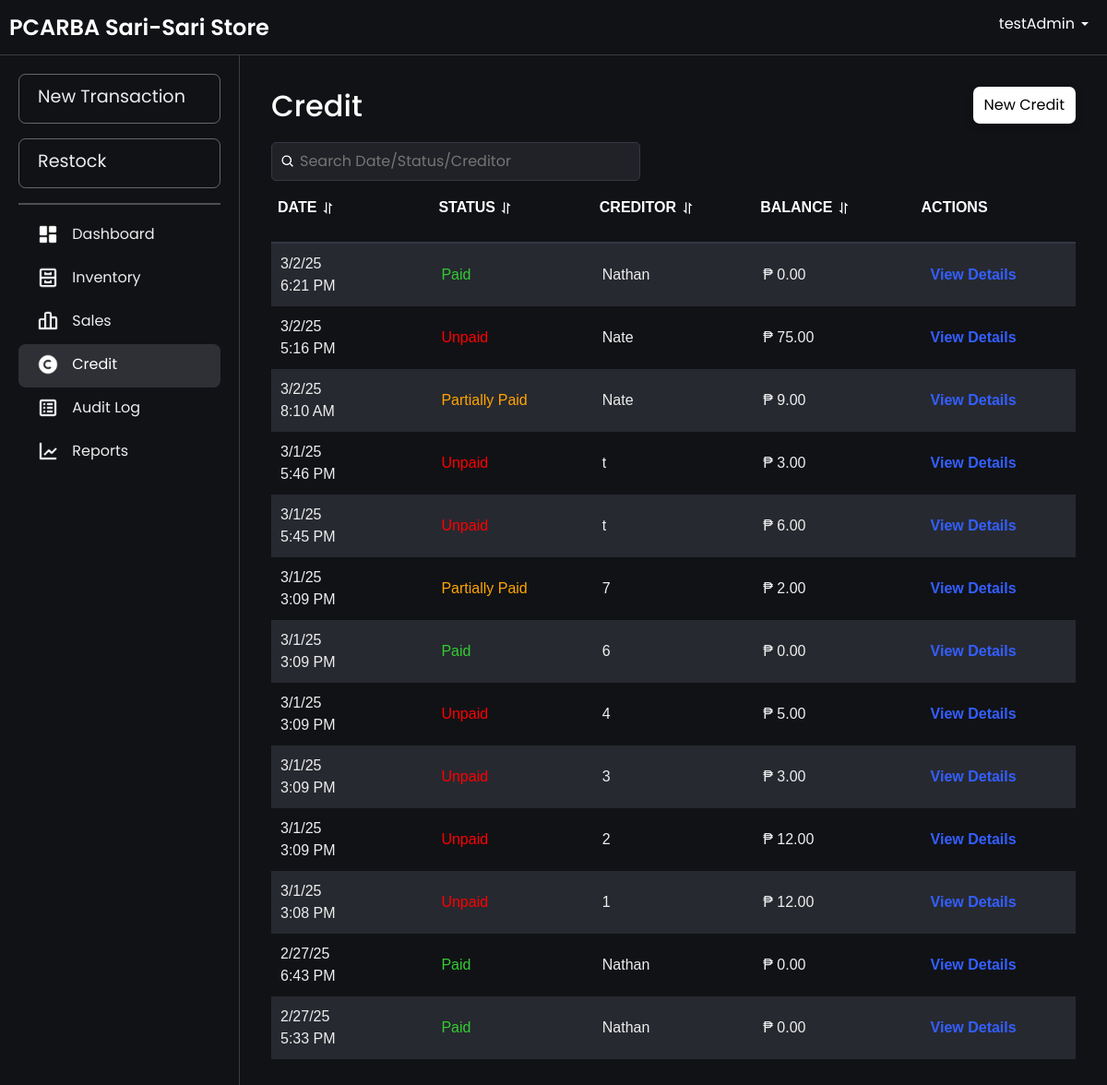
The app's page /credit.php (signed in) with its own data.
### tables this page shows
CREATE TABLE `credits` (
  `creditId` int(11) NOT NULL AUTO_INCREMENT,
  `paymentStatus` enum('Paid','Unpaid','Partially Paid') DEFAULT 'Unpaid',
  `lastUpdated` timestamp NOT NULL DEFAULT current_timestamp() ON UPDATE current_timestamp(),
  `transactionDate` timestamp NOT NULL DEFAULT current_timestamp(),
  `creditorId` int(11) NOT NULL,
  `userId` int(11) NOT NULL,
  PRIMARY KEY (`creditId`),
  KEY `users_credits` (`userId`),
  KEY `creditor_credits` (`creditorId`),
  CONSTRAINT `creditor_credits` FOREIGN KEY (`creditorId`) REFERENCES `creditor` (`creditorId`) ON DELETE CASCADE,
  CONSTRAINT `users_credits` FOREIGN KEY (`userId`) REFERENCES `users` (`userId`)
);

CREATE TABLE `creditor` (
  `creditorId` int(11) NOT NULL AUTO_INCREMENT,
  `customerName` varchar(100) NOT NULL,
  `phoneNumber` varchar(15) DEFAULT NULL,
  `amountPaid` decimal(10,2) DEFAULT NULL,
  `creditBalance` decimal(10,2) NOT NULL,
  PRIMARY KEY (`creditorId`)
);

### htdocs/credit.php (the view, shortened to what this page needs)
<?php
include 'db.php';
$query = "SELECT c.creditId, c.transactionDate, c.paymentStatus, cr.creditBalance, cr.customerName
          FROM credits c
          JOIN creditor cr ON c.creditorId = cr.creditorId
          ORDER BY c.transactionDate DESC";
$result = $conn->query($query);
$credits = $result->fetch_all(MYSQLI_ASSOC);
?>
<!DOCTYPE html>
<html lang="en">
<head>
    <link rel="stylesheet" href="css/bootstrap.min.css">
    <link rel="stylesheet" href="css/layer1.css">
</head>
<body>
    <?php include 'navbar.php'; ?>
    <div class="main-content fade-in">
        <div class="container">
            <div class="header-container">
                <h2>Credit</h2>
                <div class="button">
                    <a href="addCredit.php">New Credit</a>
                </div>
                <div class="search-container">
                    <div class="search-wrapper">
                        <img src="images/search-icon.png" alt="Search" class="search-icon">
                        <input type="text" id="searchBar" placeholder="Search Date/Status/Creditor" onkeyup="filterCredits(); toggleClearIcon();">
                    </div>
                </div>
            </div>
            <div class="table-wrapper">
                <table id="creditsTable" data-sort-order="asc">
                    <thead>
                        <tr align="left">
                            <th onclick="sortTable(0)">Date <span class="sort-icon"><img src="images/sort.png" alt="sort"></span></th>
                            <th onclick="sortTable(1)">Status <span class="sort-icon"><img src="images/sort.png" alt="sort"></span></th>
                            <th onclick="sortTable(2)">Creditor <span class="sort-icon"><img src="images/sort.png" alt="sort"></span></th>
                            <th onclick="sortTable(3)">Balance <span class="sort-icon"><img src="images/sort.png" alt="sort"></span></th>
                            <th>Actions</th>
                        </tr>
                    </thead>
                    <tbody>
                        <?php if (empty($credits)) { ?>
                            <tr>
                                <td colspan="5" style="text-align: center;">No credit records found. <a href="addCredit.php">Create a new credit</a>.</td>
                            </tr>
                        <?php } else { ?>
                            <?php foreach ($credits as $credit) {
                                $statusClass = '';
                                if ($credit['paymentStatus'] == "Unpaid") {
                                    $statusClass = 'unpaid';
                                } elseif ($credit['paymentStatus'] == "Partially Paid") {
                                    $statusClass = 'partial';
                                } else {
                                    $statusClass = 'paid';
                                }
                                $date = !empty($credit['transactionDate'])
                                    ? date("n/j/y", strtotime($credit['transactionDate'])) . "<br>" . date("g:i A", strtotime($credit['transactionDate']))
                                    : 'N/A';
                            ?>
                                <tr>
                                    <td data-date="<?php echo $credit['transactionDate']; ?>"><?php echo $date; ?></td>
                                    <td class="<?php echo $statusClass; ?>"><?php echo htmlspecialchars($credit['paymentStatus']); ?></td>
                                    <td><?php echo htmlspecialchars($credit['customerName']); ?></td>
                                    <td>₱ <?php echo htmlspecialchars($credit['creditBalance']); ?></td>
                                    <td>
                                        <a href="credit_details.php?creditId=<?php echo $credit['creditId']; ?>" class="view-details">
                                            <span>View Details</span>
                                        </a>
                                    </td>
                                </tr>
                            <?php } ?>
                        <?php } ?>
                    </tbody>
                </table>
            </div>
        </div>
    </div>
</body>
</html>

### htdocs/css/layer1.css (style rules this page uses)
.fade-in { animation: fadeInAnimation ease .1s; -webkit-animation: fadeInAnimation ease 1s; -moz-animation: fadeInAnimation ease 1s; -o-animation: fadeInAnimation ease 1s; -ms-animation: fadeInAnimation ease 1s; }
body { background-color: rgb(17, 18, 22); font-family: "Poppins", serif; color: white; }

### htdocs/credit.php (style rules this page uses)
.search-container { margin-top: 10px; display: flex; justify-content: space-between; align-items: center; position: relative; width: 100%; }
.header-container { display: flex; align-items: center; flex-wrap: wrap; flex-direction: row; justify-content: space-between; position: relative; padding: 10px; }
.search-wrapper { display: flex; align-items: center; position: relative; width: 100%; max-width: 400px; }
.search-wrapper .search-icon { position: absolute; left: 10px; width: 16px; height: 16px; }
.search-wrapper input { padding: 8px 8px 8px 30px; width: 100%; border-radius: 5px; border: 1px solid #333942; background-color: rgba(33, 34, 39, 255); color: #f7f7f8; }
.table-wrapper { overflow-x: auto; }
.table-wrapper { height: 70vh; overflow-y: auto; position: relative; padding: 10px; padding-top: 0; }
table { font-family: Arial, Helvetica, sans-serif; width: 90%; border-collapse: separate; border-spacing: 0 10px; table-layout: fixed; }
table thead { position: sticky; top: 0; z-index: 10; background-color: #1f1f1f; }
table tbody tr:nth-child(odd) { background-color: #272930; }
table tbody tr:nth-child(even) { background-color: rgb(17, 18, 22); }
table th, table td { text-wrap: auto; }
table th { padding: 7px; background-color: rgb(17, 18, 22); color: rgba(247, 247, 248, 0.9); font-weight: bold; text-transform: uppercase; font-size: 1rem; padding-bottom: 25px; }
table td { padding: 5px 10px; font-size: 1rem; color: #eee; margin: 0 5px; white-space: normal; overflow: hidden; text-overflow: ellipsis; word-wrap: break-word; }
table tr { background-color: transparent; }
#creditsTable { width: 100%; border-collapse: collapse; }
#creditsTable thead { position: sticky; top: 0; background: rgb(17, 18, 22); z-index: 10; }
#creditsTable th { background: rgb(17, 18, 22); color: white; border-bottom: 2px solid #333942; text-align: left; }
#creditsTable tbody { display: block; max-height: 65vh; }
#creditsTable tr { display: table; width: 100%; table-layout: fixed; }
#creditsTable td { padding: 10px 10px; font-size: 1rem; margin: 0 5px; width: 20%; }
.button a { background: transparent; display: inline-block; padding: 8px 12px; background-color: rgb(255, 255, 255); color: #000; text-decoration: none; border-radius: 7px; box-shadow: 0 4px 8px rgba(0, 0, 0, 0.26); transition: all 0.3s ease; margin-bottom: 10px; }
.view-details { padding: 7px; border-radius: 5px; color: #335fff; text-decoration: none; font-weight: bold; margin-top: 5px; }
th { cursor: pointer; }
th img { width: 15px; height: 15px; margin-right: 10px; }
.main-content { padding: 10px; height: 100vh; }
.unpaid { color: red; font-size: 1rem; white-space: wrap; }
.partial { color: orange; font-size: 1rem; white-space: wrap; }
.paid { color: limegreen; font-size: 1rem; white-space: wrap; }

### htdocs/navbar.php (style rules this page uses)
html, body { margin: 0; padding: 0; width: 100%; height: 100%; overflow-x: hidden; }
body { display: grid; grid-template-rows: 60px 1fr; grid-template-columns: 260px 1fr; height: 100vh; overflow: hidden; margin: 0; }
.main-content { grid-row: 2 / -1; grid-column: 2 / -1; padding: 24px 24px; overflow-y: auto; transition: margin-left 0.3s; margin: 0; }
.container { width: 100%; padding: 0; margin: 0 auto; }

### records on screen
credits: transactionDate "3/2/25", transactionDate "6:21 PM", paymentStatus "Paid", creditorId.customerName "Nathan", creditorId.creditBalance "0.00"
credits: transactionDate "3/2/25", transactionDate "5:16 PM", paymentStatus "Unpaid", creditorId.customerName "Nate", creditorId.creditBalance "75.00"
credits: transactionDate "3/2/25", transactionDate "8:10 AM", paymentStatus "Partially Paid", creditorId.customerName "Nate", creditorId.creditBalance "9.00"
credits: transactionDate "3/1/25", transactionDate "5:46 PM", paymentStatus "Unpaid", creditorId.customerName "t", creditorId.creditBalance "3.00"
credits: transactionDate "3/1/25", transactionDate "5:45 PM", paymentStatus "Unpaid", creditorId.customerName "t", creditorId.creditBalance "6.00"
credits: transactionDate "3/1/25", transactionDate "3:09 PM", paymentStatus "Partially Paid", creditorId.customerName "7", creditorId.creditBalance "2.00"
credits: transactionDate "3/1/25", transactionDate "3:09 PM", paymentStatus "Paid", creditorId.customerName "6", creditorId.creditBalance "0.00"
credits: transactionDate "3/1/25", transactionDate "3:09 PM", paymentStatus "Unpaid", creditorId.customerName "4", creditorId.creditBalance "5.00"
credits: transactionDate "3/1/25", transactionDate "3:09 PM", paymentStatus "Unpaid", creditorId.customerName "3", creditorId.creditBalance "3.00"
credits: transactionDate "3/1/25", transactionDate "3:09 PM", paymentStatus "Unpaid", creditorId.customerName "2", creditorId.creditBalance "12.00"
credits: transactionDate "3/1/25", transactionDate "3:08 PM", paymentStatus "Unpaid", creditorId.customerName "1", creditorId.creditBalance "12.00"
credits: transactionDate "2/27/25", transactionDate "6:43 PM", paymentStatus "Paid", creditorId.customerName "Nathan", creditorId.creditBalance "0.00"
credits: transactionDate "2/27/25", transactionDate "5:33 PM", paymentStatus "Paid", creditorId.customerName "Nathan", creditorId.creditBalance "0.00"

### other values on screen
$_SESSION['username'] "testAdmin"
